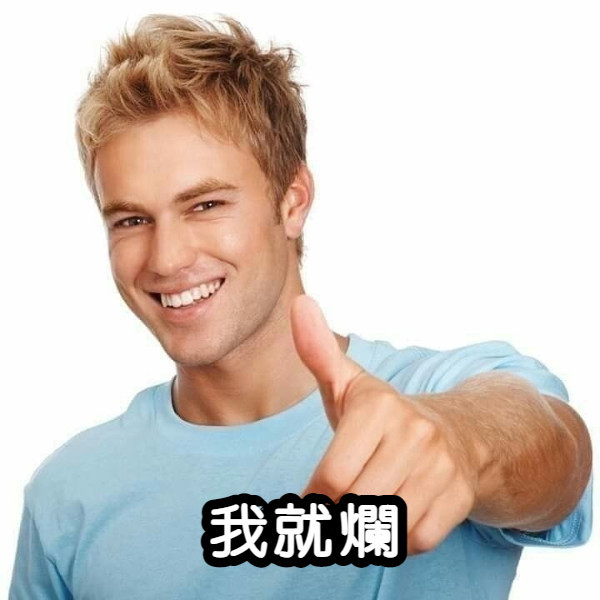
#> input picture pic/pic1.jpg, 600 x 600 px, found by its file name
$ python 'Face_Detection(picture).py'
#> lines starting #> are read from the running program, lines starting #| are printed output that depends on the picture
import cv2

image = cv2.imread('pic\\pic1.jpg')
#> image is the input picture: shape (600, 600, 3); mean B, G, R 193.6, 199.5, 208.5

image = cv2.resize(image, (0, 0), fx=0.5, fy=0.5)
#> image: shape (300, 300, 3)
cv2.imshow('Display picture', image)
img = cv2.cvtColor(image,cv2.COLOR_BGR2GRAY)
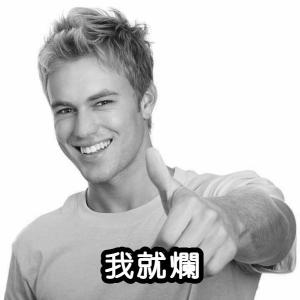
#> img: shape (300, 300); min 0, max 255, mean 201.6
# 偵測特徵檔路徑:
faceDetected = cv2.CascadeClassifier('face_detected.xml')
# 偵測物件方法:
# detectMultiScale(#圖片-image, #偵測原理-scaleFactor = 1.1, #誤檢率參數-minNeighbors = 3, #最小偵測區塊-minSize = (10, 10), #檢測模式-flags = cv2.CASCADE_SCALE_IMAGE)
face = faceDetected.detectMultiScale(img, 1.1, 3)
#> face = [[35, 65, 105, 105]]

#框選臉部
count = 1
for(x, y, w, h) in face:
    cv2.rectangle(image, (x, y), (x+w, y+h),(0, 0 , 255), 2)
    #擷取臉部
    filename = "pic_copy\\image_" + str(count) + ".jpg"
    image1 = image[y: y + h, x: x + w]
    image1 = cv2.resize(image1, (400, 400))
    cv2.imwrite(filename, image1)
    count = count + 1
#> this loop made 1 pass
#> (x, y, w, h, filename, count) on pass 1: (35, 65, 105, 105, 'pic_copy\\image_1.jpg', 2)
#> pass 1, `image1 = image[y: y + h, x: x + w]`:
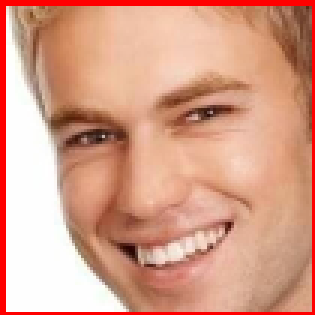
#> image1: shape (105, 105, 3) (shown 3 times larger); mean B, G, R 136.6, 158.5, 215.7
#> pass 1, `image1 = cv2.resize(image1, (400, 400))`:
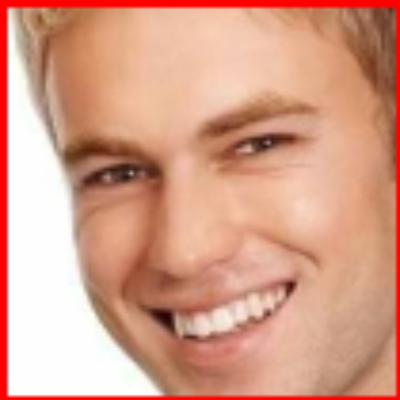
#> image1: shape (400, 400, 3); mean B, G, R 136.5, 158.4, 215.6
#> after the loop:
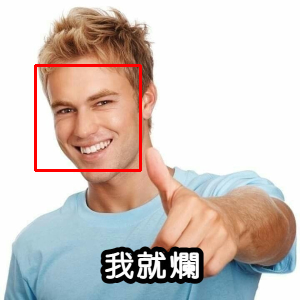
#> image: shape (300, 300, 3); mean B, G, R 191.4, 197.1, 209.2
#> after the loop, count = 2
cv2.waitKey(2000)

$ run again, with pic/pic10.jpg copied over pic/pic1.jpg
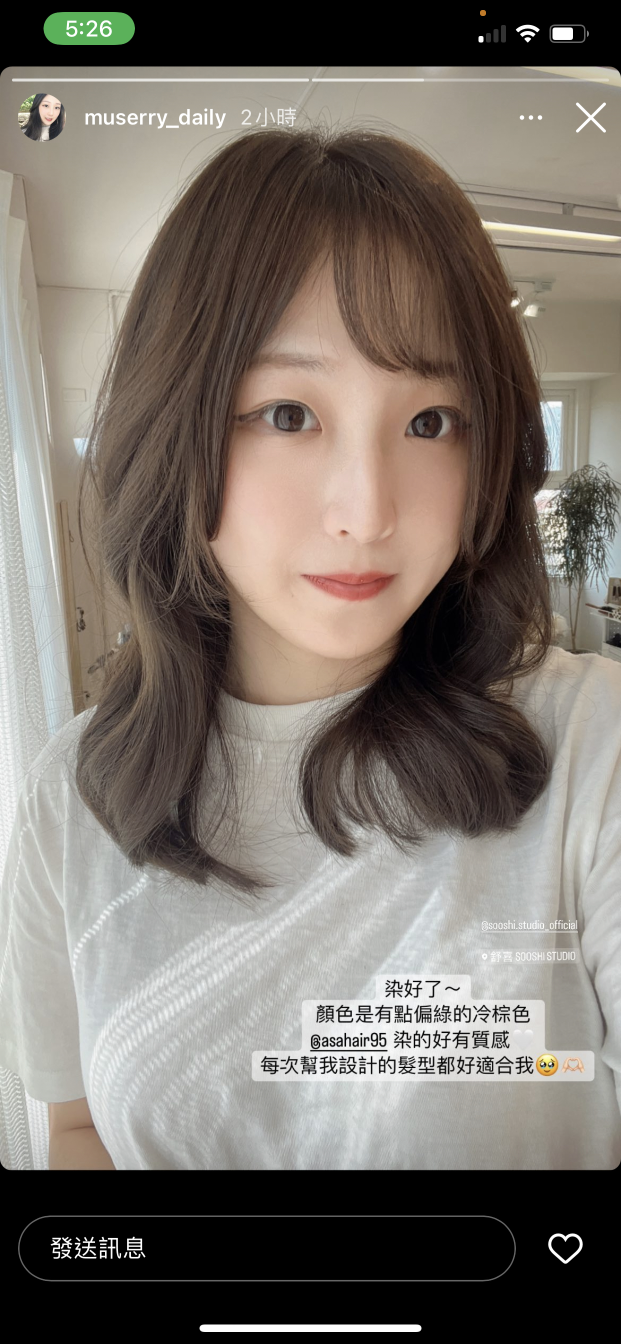
#> input picture pic/pic10.jpg, 1242 x 2688 px, found by its file name (shown at 1/2 size)
#> image is the input picture: shape (2688, 1242, 3); mean B, G, R 106.9, 114.3, 121.8
#> face = [[36, 96, 29, 29], [239, 719, 61, 61], [181, 315, 344, 344]]
#> the loop `for(x, y, w, h) in face:` made 3 passes
#> pass 1, `image1 = cv2.resize(image1, (400, 400))`:
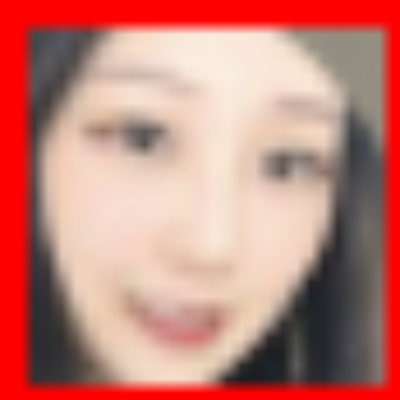
#> image1: shape (400, 400, 3); mean B, G, R 120.7, 129.9, 195.9
#> after the loop `for(x, y, w, h) in face:`:
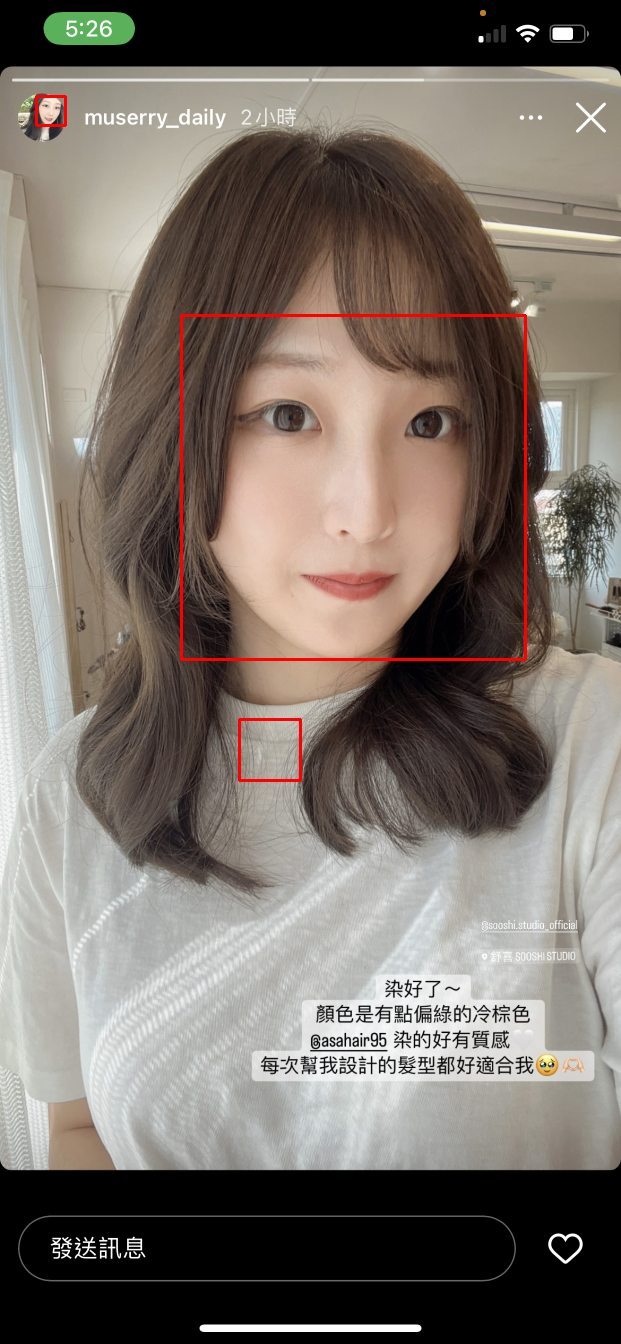
#> image: shape (1344, 621, 3); mean B, G, R 106.6, 113.9, 122.9
#> after the loop `for(x, y, w, h) in face:`: count = 4
